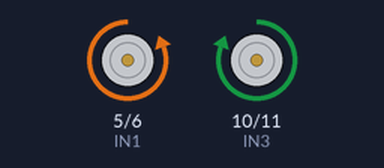
A sketch run on a simulated Arduino Uno, built with avr-gcc and run on an emulated ATmega328P. On the bench: motor-driver pin pairs drawn as motors (green arrow = first pin HIGH = forward, orange = second pin HIGH = backward, longer = more drive).

Above: at 1.0 s.
At 2.5 s:
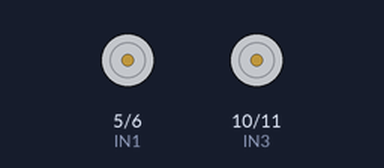
At 4.0 s:
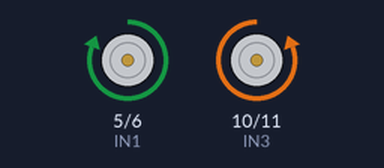
Timing chart, 0 to 7.8 s (numbered marks = the images above):
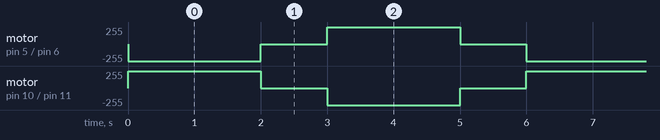

Measured:
- by itself, motor on pin 5 (IN1) / pin 6 (IN2): repeats every 6.0 s: stopped 1.0 s, forward 255/255 2.0 s, stopped 1.0 s, backward 255/255 2.0 s
- by itself, motor on pin 10 (IN3) / pin 11 (IN4): repeats every 6.0 s: stopped 1.0 s, backward 255/255 2.0 s, stopped 1.0 s, forward 255/255 2.0 s

The sketch:

arduinoesclave.ino
```cpp
// Moteur 1
int IN1 = 5;
int IN2 = 6;
// Moteur 2
int IN3 = 10;
int IN4 = 11;
void setup() {
 pinMode(5,OUTPUT);
 pinMode(6,OUTPUT);
 pinMode(10,OUTPUT);
 pinMode(11,OUTPUT);
}
void loop() {
 // Marche Avant
 digitalWrite(IN2, 1);
 digitalWrite(IN1, 0);
 digitalWrite(IN3, 1);
 digitalWrite(IN4, 0);
 // Attente 2s
  delay(2000) ;
 // Arrêt des moteurs
 digitalWrite(IN2, 0);
 digitalWrite(IN1, 0);
 digitalWrite(IN3, 0);
 digitalWrite(IN4, 0);
 // Attente 1s
delay(1000) ;
 // Marche arrière
 digitalWrite(IN2, 0);
 digitalWrite(IN1, 1);
 digitalWrite(IN3, 0);
 digitalWrite(IN4, 1);
 // Attente 2s
delay(2000);
 // Arrêt des moteurs
 digitalWrite(IN2, 0);
 digitalWrite(IN1, 0);
 digitalWrite(IN3, 0);
 digitalWrite(IN4, 0);
 // Attente 1s
 delay(1000);
}
```
